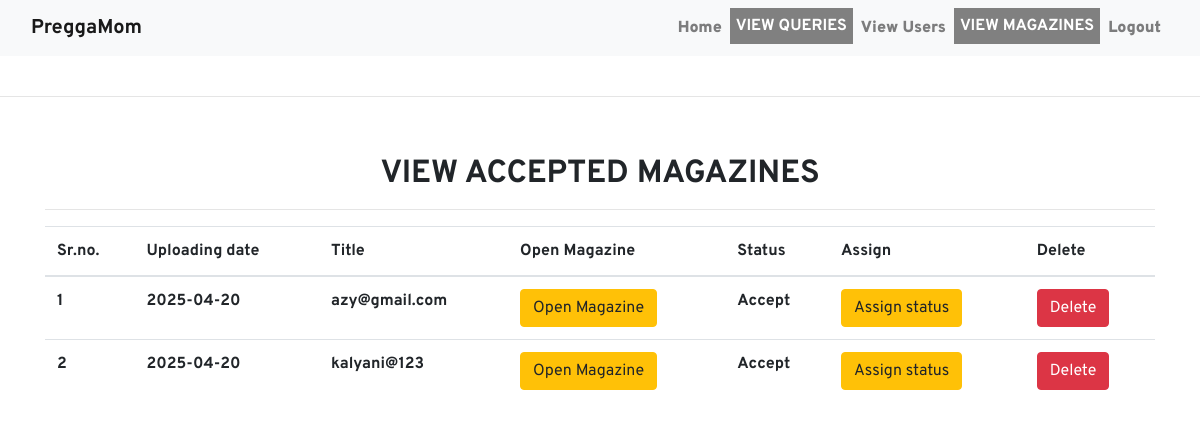
Page /accepted_m/ (signed in) on the committed database.
### women/models.py (models this page shows)
class Magazines(models.Model):
    user = models.ForeignKey(User,on_delete=models.CASCADE,null=True)
    uploadedate = models.CharField(max_length=10,null=True)
    magazinesfile = models.FileField(null=True)
    magazinestype = models.CharField(max_length=30,null=True)
    description = models.CharField(max_length=300,null=True)
    status = models.CharField(max_length=30,null=True)

### women/views.py (the view)
# urls.py: path('accepted_m/', accepted_m, name='accepted_m'),
@staff_member_required(login_url='/login_admin/')
def accepted_m(request):
    if not request.user.is_authenticated:
        return redirect('login_admin')
    notes = Magazines.objects.filter(status="Accept")
    d = {'notes':notes}
    return render(request, 'accepted_m.html',d)

### women/templates/accepted_m.html (shortened to what this page needs)
{% extends 'admin_nav.html' %}
{% load static %}
{% block body %}
<center>
<div class="container mt-5">
    <h2 class="doabout text-center"></i><b>VIEW ACCEPTED MAGAZINES</b></h2>
    <hr>
    <table class="table table=bordered" id="example">
        <thead>
            <tr>
                <th>Sr.no.</th>
                <th>Uploading date</th>
                <th>Title</th>
                <th>Open Magazine</th>
                <th>Status</th>
                <th>Assign</th>
                <th>Delete</th>
            </tr>
        </thead>
        <tbody>
            {% for i in notes %}
            <tr>
                <th>{{ forloop.counter }}</th>
                <th>{{ i.uploadedate }}</th>
                <th>{{ i.user.username }}</th>
                <th><a href="{{ i.magazinesfile.url }}" class="bbb btn btn-warning">Open Magazine</a></th>
                <th>{{ i.status }}</th>
                <th><a href="{% url 'assignstatus_m' i.id %}" class="bbb btn btn-warning" >Assign status</a></th>
                <th><a href="{% url 'delete_m' i.id %}" class="btn btn-danger" onclick="return confirm('Do you really want to delete magazine?')">Delete</a></th>
            </tr>
            {% endfor %}
        </tbody>
    </table>
</div>
</center>
{% endblock %}

### women/static/style.css (style rules this page uses)
body { font-family: 'Overpass'; }
.doabout { margin-top:30px; padding-top: 10px; }

### women/templates/accepted_m.html (style rules this page uses)
.doabout { margin-top:30px; padding-top: 10px; }

### rows in the picture
Magazines: uploadedate "2025-04-20", user.username "azy@gmail.com", status "Accept"
Magazines: uploadedate "2025-04-20", user.username "kalyani@123", status "Accept"
